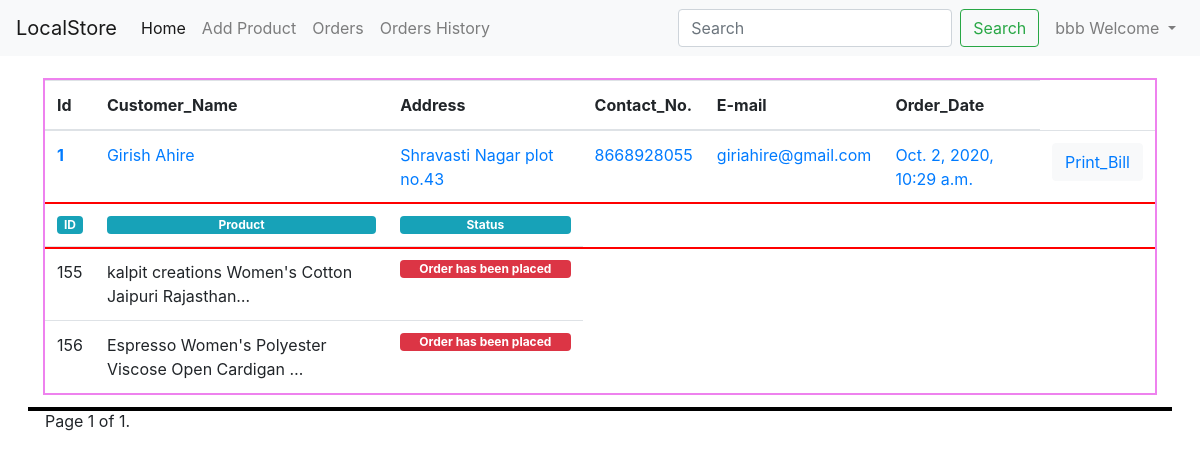
Page /store/orders/ (signed in) on the committed database.
### store/models.py (models this page shows, shortened)
class Order(models.Model):
    id = models.IntegerField(primary_key=True)
    person = models.ForeignKey(User, on_delete=models.CASCADE)
    items = models.ManyToManyField(Orderitem, through='Finalorder')
    name = models.CharField(max_length=500, default="")
    email = models.CharField(max_length=500, default="")
    address = models.CharField(max_length=500, default="")
    city = models.CharField(max_length=500, default="")
    state = models.CharField(max_length=500, default="")
    zip_code = models.CharField(max_length=500, default="")
    phone = models.CharField(max_length=500, default="")
    date_created = models.DateTimeField(auto_now_add=now)
    order_completed=models.BooleanField(default=False)
    """def get_status(self):
        for order_status in self.items.all():
            if order_status.get_total_status == "Delivered":
                self.order_completed=True
            else:
                self.order_completed=False
        return """

class Orderitem(models.Model):
    cust_order = models.ForeignKey(User, on_delete=models.CASCADE)
    email=models.CharField(max_length=500,default='')
    item = models.ForeignKey(Product, on_delete=models.CASCADE, to_field="prod_id")
    status=models.CharField(max_length=500,default='',null=True,blank=True)
    quantity = models.IntegerField(default=1)
    date_created = models.DateTimeField(auto_now_add=True)

class Product(models.Model):
    prod_id = models.IntegerField(primary_key=True)
    owner = models.ForeignKey(User, on_delete=models.CASCADE, null=True)
    ownerprod = models.ForeignKey(Merchentdb, on_delete=models.CASCADE, null=True)
    prod_category = models.CharField(max_length=500, default='')
    prod_subcategory = models.CharField(max_length=500, default='')
    prod_name = models.CharField(max_length=500, default='', unique=True)
    prod_desc = models.CharField(max_length=5000, default='')
    prod_price = models.FloatField()
    discount_price = models.FloatField(blank=True, null=True)
    image = models.ImageField(upload_to='IMAGES/', editable=True)
    date = models.DateField(editable=True, default=now)
    prod_status = models.CharField(max_length=5000, default='added')
    def __str__(self):
        return self.prod_name

### store/views.py (the view)
# urls.py: path('orders/', views.orders, name='orders'),
@login_required
def orders(request):
    allown = []
    asd = Order.objects.filter(items__item__owner=request.user,order_completed=False).distinct().order_by('-date_created', '-id')
    allown.append(asd)
    paginator = Paginator(asd,4)  # So limited to 5 profiles in a page
    page = request.GET.get('page')
    profile = paginator.get_page(page)  # data
    params = {'allown': allown,'asd':profile}
    logger.warning("Checking orders at merchent side(orders())")
    return render(request, 'store/orders.html', params)

### store/templates/store/orders.html (shortened to what this page needs)
{%extends 'store/layout.html'%}
{%block body%}{%load%}
{%for i in asd%}
<div class="container">
    <table class="table" style="outline:  2px solid violet">
        <thead>
            <tr>
                <th scope="col">Id</th>
                <th scope="col"> Customer_Name</th>
                <th scope="col">Address</th>
                <th scope="col">Contact_No.</th>
                <th scope="col">E-mail</th>
                <th scope="col">Order_Date</th>
            </tr>
        </thead>
        <tbody>
            <tr>
                <th scope="row"><a href="/store/post_by_tag/{{i.id}}" title="">{{i.id}}</a></th>
                <td><a href="/store/post_by_tag/{{i.id}}">{{i.name}}</a></td>
                <td><a href="/store/post_by_tag/{{i.id}}">{{i.address}}</a></td>
                <td><a href="/store/post_by_tag/{{i.id}}">{{i.phone}}</a></td>
                <td><a href="/store/post_by_tag/{{i.id}}">{{i.email}}</a></td>
                <td><a href="/store/post_by_tag/{{i.id}}">{{i.date_created}}</a></td>
                <td>
                    <button type="button" class="btn btn-light"><a href="/store/bill/{{i.id}}">Print_Bill</a></button></td>
            </tr>
        </tbody>
        <thead style="outline: 2px solid red">
            <tr>
                <th scope="col"><span class="badge badge-info"> ID</span></th>
                <th scope="col"><span class="badge badge-info"> Product </span></th>
                <th scope="col"><span class="badge badge-info"> Status </span></th>
            </tr>
        </thead>
        <tbody>
            <br>
            {%for k in i.items.all%}
            {%if k.item.owner == request.user%}
            <tr>
                <td>{{k.id}}</td>
                <td>{{k.item|truncatechars:50}}</td>
                {%if k.status == "Delivered"%}
                <td><label class="badge badge-success">{{k.status}}</label> </td>
                {%else%}
                <td><label class="badge badge-danger">{{k.status}}</label> </td>
                {%endif%}
            </tr>
            {%endif%}
            {%endfor%}
        </tbody>
    </table>
</div>
{%endfor%}
<div class="container">
    <div class="pagination">
        <span class="step-links">
            <span class="current">
                Page {{ asd.number }} of {{ asd.paginator.num_pages }}.
            </span>
        </span>
    </div>
</div>
{%endblock%}

### store/templates/store/layout.html (shortened to what this page needs)
<!doctype html>
<html lang="en">
<head>
    <link rel="stylesheet" href="https://stackpath.bootstrapcdn.com/bootstrap/4.5.0/css/bootstrap.min.css">
</head>
<body>
    <nav class="navbar navbar-expand-lg navbar-light bg-light">
        <a class="navbar-brand" href="/store/productviews">LocalStore</a>
        <div class="collapse navbar-collapse" id="navbarSupportedContent">
            <ul class="navbar-nav mr-auto">
                <li class="nav-item active">
                    <a class="nav-link" href="/store/">Home <span class="sr-only">(current)</span></a>
                </li>
                <li class="nav-item">
                    <a class="nav-link" href="/store/addproduct/">Add Product</a>
                </li>
                <li class="nav-item">
                    <a class="nav-link" href="/store/orders/" >Orders</a>
                </li>
                <li class="nav-item">
                    <a class="nav-link" href="/store/ordershistory/" >Orders History</a>
                </li>
            </ul>
            <form class="form-inline my-2 my-lg-0">
                <input class="form-control mr-sm-2" type="search" placeholder="Search" aria-label="Search">
                <button class="btn btn-outline-success my-2 mr-2 my-sm-0" type="submit">Search</button>
            </form>
            <ul class="navbar-nav mr-ml-auto">
                {% if user.is_authenticated %}
                <li class="nav-item dropdown">
                    <a class="nav-link dropdown-toggle" href="#"  role="button" data-toggle="dropdown" aria-haspopup="true" aria-expanded="false">
                        {{request.user}} Welcome
                    </a>
                </li>
            </ul>
            {% endif %}
        </div>
    </nav>
    {%block body%}
    {%endblock%}
</body>
</html>

### rows in the picture
Order: id "1", name "Girish Ahire", address "Shravasti Nagar plot no.43", phone "8668928055", email "giriahire@gmail.com", date_created "Oct. 2, 2020, 10:29 a.m."
Orderitem: id "155", item "kalpit creations Women's Cotton Jaipuri Rajasthan…", status "Order has been placed"
Orderitem: id "156", item "Espresso Women's Polyester Viscose Open Cardigan …", status "Order has been placed"

### other values in the picture
{{ request.user }} "bbb"
{{ asd.number }} "1"
{{ asd.paginator.num_pages }} "1"
